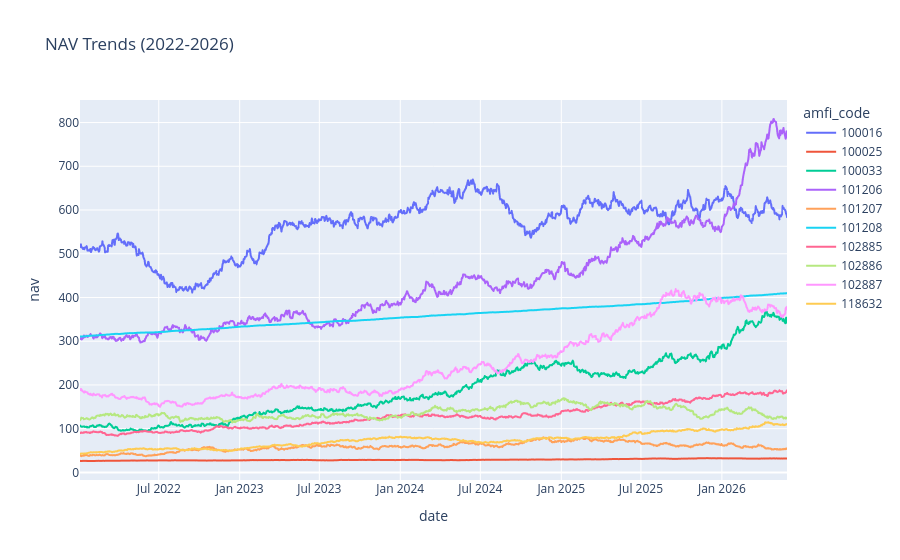

Notebook cell for this chart:
### Code cell
nav_history["date"] = pd.to_datetime(
    nav_history["date"]
)

sample_funds = nav_history["amfi_code"].unique()[:10]

plot_df = nav_history[
    nav_history["amfi_code"].isin(sample_funds)
]

fig = px.line(
    plot_df,
    x="date",
    y="nav",
    color="amfi_code",
    title="NAV Trends (2022-2026)"
)

fig.show()

### Figure 1 — Plotly figure (JSON) as saved in the notebook; plotly's stock layout.template omitted (floating-point values rounded to 4 significant figures; data arrays with more than 128 entries replaced by an {"elided": "..."} marker saying what was removed)
{"data": [{"hovertemplate": "amfi_code=100016<br>date=%{x}<br>nav=%{y}<extra></extra>", "legendgroup": "100016", "line": {"color": "#636efa", "dash": "solid"}, "marker": {"symbol": "circle"}, "mode": "lines", "name": "100016", "showlegend": true, "type": "scattergl", "x": {"elided": "1150 str values"}, "xaxis": "x", "y": {"elided": "1150 float values"}, "yaxis": "y"}, {"hovertemplate": "amfi_code=100025<br>date=%{x}<br>nav=%{y}<extra></extra>", "legendgroup": "100025", "line": {"color": "#EF553B", "dash": "solid"}, "marker": {"symbol": "circle"}, "mode": "lines", "name": "100025", "showlegend": true, "type": "scattergl", "x": {"elided": "1150 str values"}, "xaxis": "x", "y": {"elided": "1150 float values"}, "yaxis": "y"}, {"hovertemplate": "amfi_code=100033<br>date=%{x}<br>nav=%{y}<extra></extra>", "legendgroup": "100033", "line": {"color": "#00cc96", "dash": "solid"}, "marker": {"symbol": "circle"}, "mode": "lines", "name": "100033", "showlegend": true, "type": "scattergl", "x": {"elided": "1150 str values"}, "xaxis": "x", "y": {"elided": "1150 float values"}, "yaxis": "y"}, {"hovertemplate": "amfi_code=101206<br>date=%{x}<br>nav=%{y}<extra></extra>", "legendgroup": "101206", "line": {"color": "#ab63fa", "dash": "solid"}, "marker": {"symbol": "circle"}, "mode": "lines", "name": "101206", "showlegend": true, "type": "scattergl", "x": {"elided": "1150 str values"}, "xaxis": "x", "y": {"elided": "1150 float values"}, "yaxis": "y"}, {"hovertemplate": "amfi_code=101207<br>date=%{x}<br>nav=%{y}<extra></extra>", "legendgroup": "101207", "line": {"color": "#FFA15A", "dash": "solid"}, "marker": {"symbol": "circle"}, "mode": "lines", "name": "101207", "showlegend": true, "type": "scattergl", "x": {"elided": "1150 str values"}, "xaxis": "x", "y": {"elided": "1150 float values"}, "yaxis": "y"}, {"hovertemplate": "amfi_code=101208<br>date=%{x}<br>nav=%{y}<extra></extra>", "legendgroup": "101208", "line": {"color": "#19d3f3", "dash": "solid"}, "marker": {"symbol": "circle"}, "mode": "lines", "name": "101208", "showlegend": true, "type": "scattergl", "x": {"elided": "1150 str values"}, "xaxis": "x", "y": {"elided": "1150 float values"}, "yaxis": "y"}, {"hovertemplate": "amfi_code=102885<br>date=%{x}<br>nav=%{y}<extra></extra>", "legendgroup": "102885", "line": {"color": "#FF6692", "dash": "solid"}, "marker": {"symbol": "circle"}, "mode": "lines", "name": "102885", "showlegend": true, "type": "scattergl", "x": {"elided": "1150 str values"}, "xaxis": "x", "y": {"elided": "1150 float values"}, "yaxis": "y"}, {"hovertemplate": "amfi_code=102886<br>date=%{x}<br>nav=%{y}<extra></extra>", "legendgroup": "102886", "line": {"color": "#B6E880", "dash": "solid"}, "marker": {"symbol": "circle"}, "mode": "lines", "name": "102886", "showlegend": true, "type": "scattergl", "x": {"elided": "1150 str values"}, "xaxis": "x", "y": {"elided": "1150 float values"}, "yaxis": "y"}, {"hovertemplate": "amfi_code=102887<br>date=%{x}<br>nav=%{y}<extra></extra>", "legendgroup": "102887", "line": {"color": "#FF97FF", "dash": "solid"}, "marker": {"symbol": "circle"}, "mode": "lines", "name": "102887", "showlegend": true, "type": "scattergl", "x": {"elided": "1150 str values"}, "xaxis": "x", "y": {"elided": "1150 float values"}, "yaxis": "y"}, {"hovertemplate": "amfi_code=118632<br>date=%{x}<br>nav=%{y}<extra></extra>", "legendgroup": "118632", "line": {"color": "#FECB52", "dash": "solid"}, "marker": {"symbol": "circle"}, "mode": "lines", "name": "118632", "showlegend": true, "type": "scattergl", "x": {"elided": "1150 str values"}, "xaxis": "x", "y": {"elided": "1150 float values"}, "yaxis": "y"}], "layout": {"legend": {"title": {"text": "amfi_code"}, "tracegroupgap": 0}, "title": {"text": "NAV Trends (2022-2026)"}, "xaxis": {"anchor": "y", "domain": [0, 1], "title": {"text": "date"}}, "yaxis": {"anchor": "x", "domain": [0, 1], "title": {"text": "nav"}}}}
